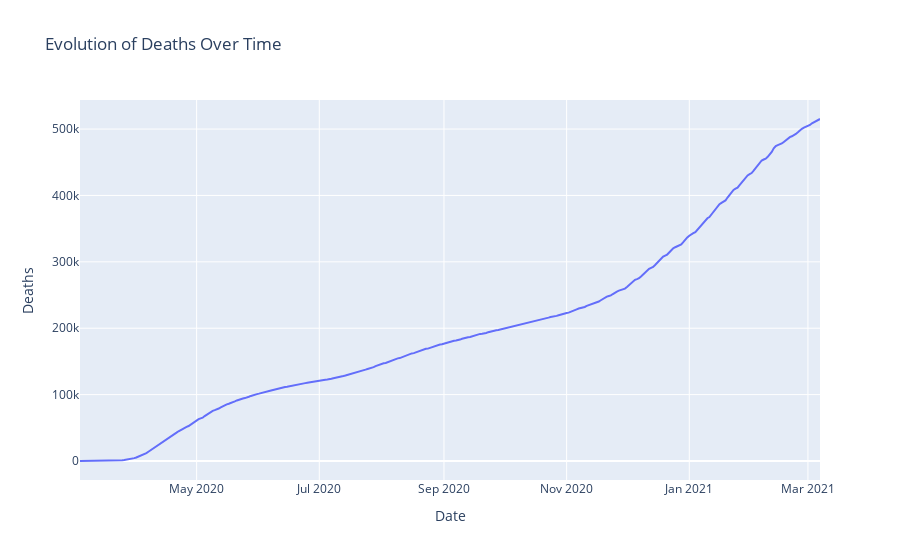
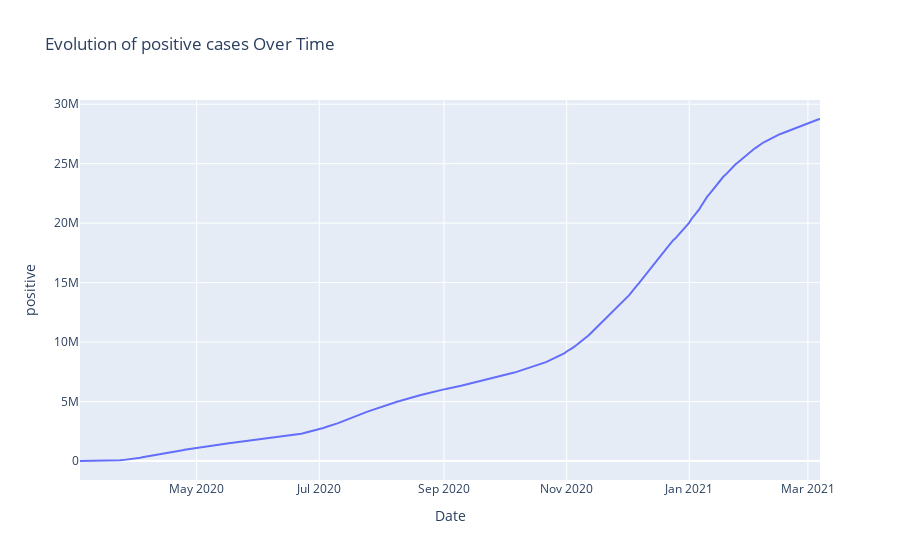
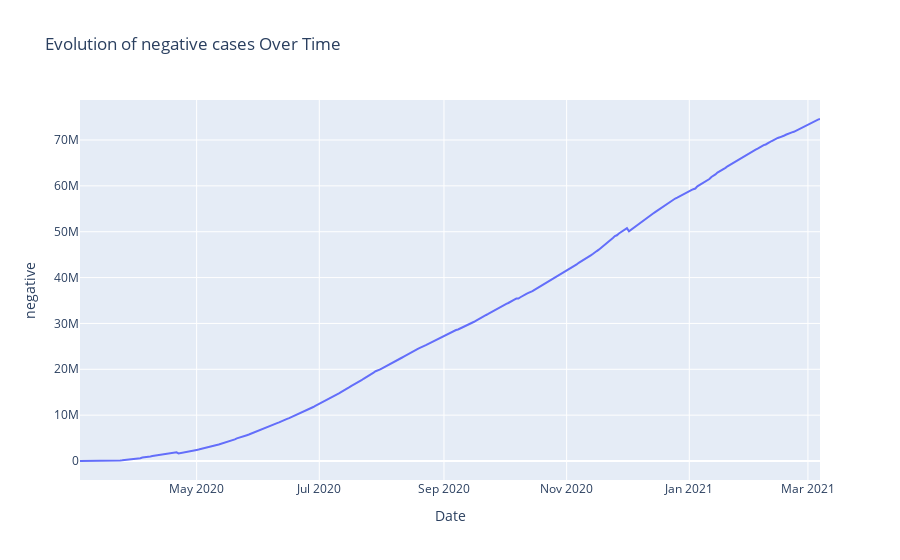
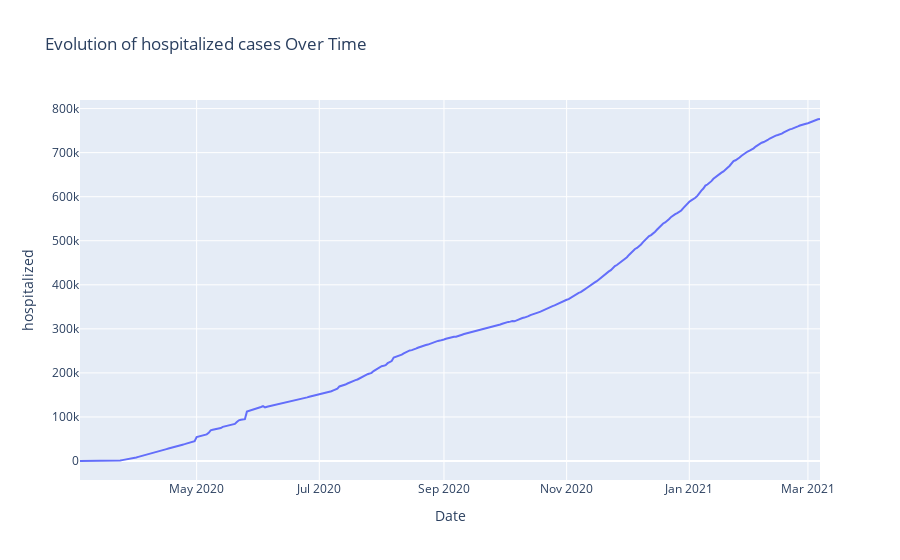

Notebook cell for these charts, in order:
### Markdown cell above
#### 5. Perform EDA to identify trends, correlations, and patterns in the data. Use visualizations such as histograms, scatter plots, and heatmaps to help you understand the data better.

### Code cell
# Sort the DataFrame by date
df = dt.sort_values('date')

# Create the line plot for the Evolution of Deaths Over Time
fig = px.line(df, x='date', y='death', title='Evolution of Deaths Over Time')
fig.update_xaxes(title='Date')
fig.update_yaxes(title='Deaths')
fig.show()

# Create the line plot for the Evolution of positive cases Over Time
fig = px.line(df, x='date', y='positive', title='Evolution of positive cases Over Time')
fig.update_xaxes(title='Date')
fig.update_yaxes(title='positive')
fig.show()

# Create the line plot for the Evolution of negative cases Over Time
fig = px.line(df, x='date', y='negative', title='Evolution of negative cases Over Time')
fig.update_xaxes(title='Date')
fig.update_yaxes(title='negative')
fig.show()

# Create the line plot for the Evolution of hospitalized cases Over Time
fig = px.line(df, x='date', y='hospitalized', title='Evolution of hospitalized cases Over Time')
fig.update_xaxes(title='Date')
fig.update_yaxes(title='hospitalized')
fig.show()

# Scatter Plot: Visualize the relationship between positive cases and death cases
fig_scatter = px.scatter(dt, x='positive', y='death', title='Scatter Plot: Positive Cases vs. Death Cases')
fig_scatter.update_layout(xaxis_title='Positive Cases', yaxis_title='Death Cases')
fig_scatter.show()

# Scatter Plot: Visualize the relationship between negative cases and death cases
fig_scatter = px.scatter(dt, x='negative', y='death', title='Scatter Plot: Positive Cases vs. Death Cases')
fig_scatter.update_layout(xaxis_title='Negative Cases', yaxis_title='Death Cases')
fig_scatter.show()

# Heatmap: Visualize the correlation between variables
fig_heatmap = px.imshow(dt.corr(numeric_only=False), color_continuous_scale='Viridis', zmin=-1, zmax=1, title='Correlation Heatmap')
fig_heatmap.update_layout(xaxis_title='Variables', yaxis_title='Variables')
fig_heatmap.show()

### Figure 1 — Plotly figure (JSON) as saved in the notebook; plotly's stock layout.template omitted (floating-point values rounded to 4 significant figures; data arrays with more than 128 entries replaced by an {"elided": "..."} marker saying what was removed)
{"data": [{"hovertemplate": "date=%{x}<br>death=%{y}<extra></extra>", "legendgroup": "", "line": {"color": "#636efa", "dash": "solid"}, "marker": {"symbol": "circle"}, "mode": "lines", "name": "", "orientation": "v", "showlegend": false, "type": "scatter", "x": {"elided": "369 str values"}, "xaxis": "x", "y": {"elided": "369 int values"}, "yaxis": "y"}], "layout": {"legend": {"tracegroupgap": 0}, "title": {"text": "Evolution of Deaths Over Time"}, "xaxis": {"anchor": "y", "domain": [0, 1], "title": {"text": "Date"}}, "yaxis": {"anchor": "x", "domain": [0, 1], "title": {"text": "Deaths"}}}}

### Figure 2 — Plotly figure (JSON) as saved in the notebook; plotly's stock layout.template omitted (floating-point values rounded to 4 significant figures; data arrays with more than 128 entries replaced by an {"elided": "..."} marker saying what was removed)
{"data": [{"hovertemplate": "date=%{x}<br>positive=%{y}<extra></extra>", "legendgroup": "", "line": {"color": "#636efa", "dash": "solid"}, "marker": {"symbol": "circle"}, "mode": "lines", "name": "", "orientation": "v", "showlegend": false, "type": "scatter", "x": {"elided": "369 str values"}, "xaxis": "x", "y": {"elided": "369 int values"}, "yaxis": "y"}], "layout": {"legend": {"tracegroupgap": 0}, "title": {"text": "Evolution of positive cases Over Time"}, "xaxis": {"anchor": "y", "domain": [0, 1], "title": {"text": "Date"}}, "yaxis": {"anchor": "x", "domain": [0, 1], "title": {"text": "positive"}}}}

### Figure 3 — Plotly figure (JSON) as saved in the notebook; plotly's stock layout.template omitted (floating-point values rounded to 4 significant figures; data arrays with more than 128 entries replaced by an {"elided": "..."} marker saying what was removed)
{"data": [{"hovertemplate": "date=%{x}<br>negative=%{y}<extra></extra>", "legendgroup": "", "line": {"color": "#636efa", "dash": "solid"}, "marker": {"symbol": "circle"}, "mode": "lines", "name": "", "orientation": "v", "showlegend": false, "type": "scatter", "x": {"elided": "369 str values"}, "xaxis": "x", "y": {"elided": "369 int values"}, "yaxis": "y"}], "layout": {"legend": {"tracegroupgap": 0}, "title": {"text": "Evolution of negative cases Over Time"}, "xaxis": {"anchor": "y", "domain": [0, 1], "title": {"text": "Date"}}, "yaxis": {"anchor": "x", "domain": [0, 1], "title": {"text": "negative"}}}}

### Figure 4 — Plotly figure (JSON) as saved in the notebook; plotly's stock layout.template omitted (floating-point values rounded to 4 significant figures; data arrays with more than 128 entries replaced by an {"elided": "..."} marker saying what was removed)
{"data": [{"hovertemplate": "date=%{x}<br>hospitalized=%{y}<extra></extra>", "legendgroup": "", "line": {"color": "#636efa", "dash": "solid"}, "marker": {"symbol": "circle"}, "mode": "lines", "name": "", "orientation": "v", "showlegend": false, "type": "scatter", "x": {"elided": "369 str values"}, "xaxis": "x", "y": {"elided": "369 int values"}, "yaxis": "y"}], "layout": {"legend": {"tracegroupgap": 0}, "title": {"text": "Evolution of hospitalized cases Over Time"}, "xaxis": {"anchor": "y", "domain": [0, 1], "title": {"text": "Date"}}, "yaxis": {"anchor": "x", "domain": [0, 1], "title": {"text": "hospitalized"}}}}
